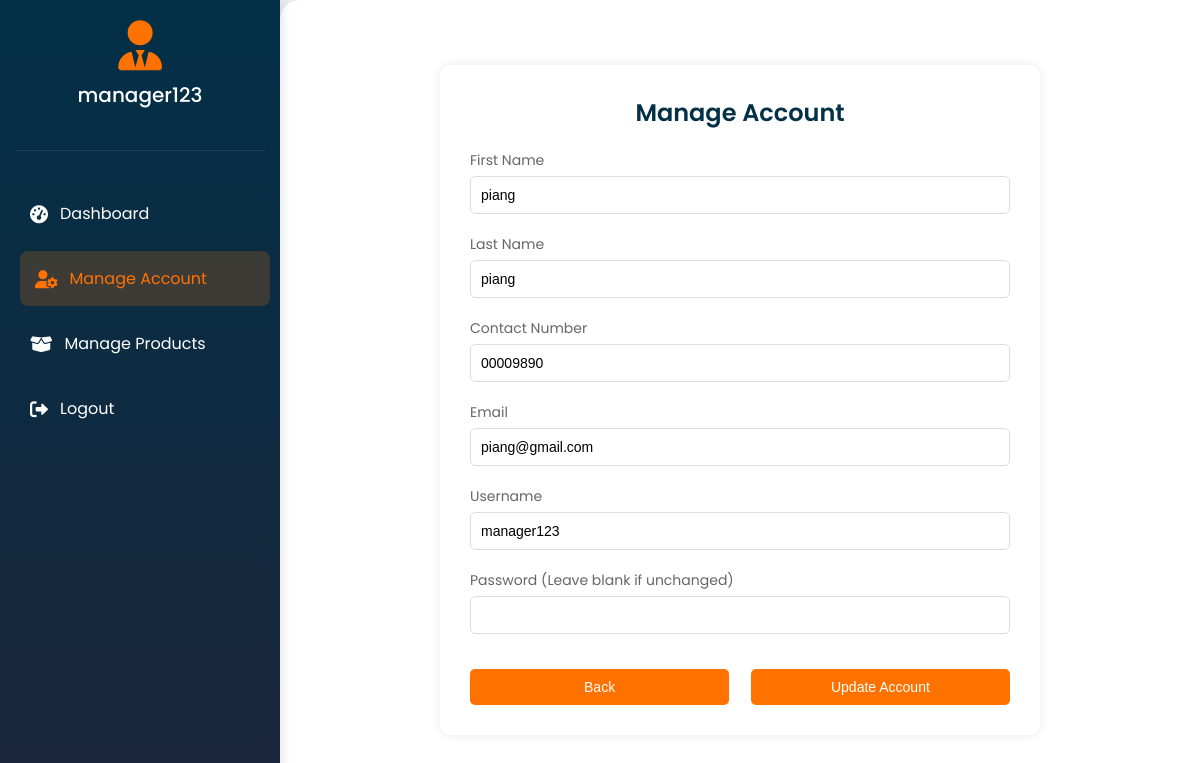
/storemanager/manage_account.php (signed in), run on the app's committed database.
### tables this page shows
CREATE TABLE `useraccount` (
  `UserAccountID` int(11) NOT NULL,
  `Username` varchar(255) NOT NULL,
  `Password` varchar(255) NOT NULL,
  `Email` varchar(255) NOT NULL,
  `PhoneNumber` varchar(20) DEFAULT NULL,
  `UserFirstName` varchar(255) DEFAULT NULL,
  `UserLastName` varchar(255) DEFAULT NULL,
  `UserType` enum('customer','store_manager','admin','superadmin') NOT NULL,
  `BusinessID` int(11) DEFAULT NULL,
  `StoreID` int(11) DEFAULT NULL,
  `status` enum('active','inactive') DEFAULT 'active'
);

### storemanager/manage_account.php (the view, shortened to what this page needs)
<?php
include '../conn/conn.php';
$user_id = (int)$_SESSION['user_id'];
$sql_user = "SELECT UserFirstName, UserLastName, PhoneNumber, Email, Username FROM UserAccount WHERE UserAccountID = ?";
$stmt_user = $conn->prepare($sql_user);
$stmt_user->bind_param("i", $user_id);
$stmt_user->execute();
$result_user = $stmt_user->get_result();
if ($result_user->num_rows > 0) {
    $user = $result_user->fetch_assoc();
} else {
    echo "<script>alert('User not found.'); window.location.href = 'store_manager_dashboard.php';</script>";
    exit();
}
?>
<!DOCTYPE html>
<html lang="en">
<head>
    <link rel="stylesheet" href="https://cdnjs.cloudflare.com/ajax/libs/font-awesome/6.0.0-beta3/css/all.min.css">
</head>
<body>
    <div class="hamburger">
        <i class="fas fa-bars"></i>
    </div>
    <div class="sidebar">
        <div class="profile">
            <i class="fas fa-user-tie"></i>
            <h2><?php echo htmlspecialchars($_SESSION['username']); ?></h2>
        </div>
        <a href="store_manager_dashboard.php"><i class="fas fa-tachometer-alt"></i> Dashboard</a>
        <a href="manage_account.php"><i class="fas fa-user-cog"></i> Manage Account</a>
        <a href="manage_product.php"><i class="fas fa-box-open"></i> Manage Products</a>
        <a href="logout.php"><i class="fas fa-sign-out-alt"></i> Logout</a>
    </div>
    <div class="content">
        <div class="container">
            <h2>Manage Account</h2>
            <form method="POST" action="manage_account.php">
                <label for="first_name">First Name</label>
                <input type="text" id="first_name" name="first_name" value="<?php echo htmlspecialchars($user['UserFirstName']); ?>" required>
                <label for="last_name">Last Name</label>
                <input type="text" id="last_name" name="last_name" value="<?php echo htmlspecialchars($user['UserLastName']); ?>" required>
                <label for="contact_number">Contact Number</label>
                <input type="text" id="contact_number" name="contact_number" value="<?php echo htmlspecialchars($user['PhoneNumber']); ?>" required>
                <label for="email">Email</label>
                <input type="email" id="email" name="email" value="<?php echo htmlspecialchars($user['Email']); ?>" required>
                <label for="username">Username</label>
                <input type="text" id="username" name="username" value="<?php echo htmlspecialchars($user['Username']); ?>" required>
                <label for="password">Password (Leave blank if unchanged)</label>
                <input type="password" id="password" name="password">
                <div class="button-group">
                    <button type="button" onclick="window.location.href='store_manager_dashboard.php';">Back</button>
                    <button type="submit">Update Account</button>
                </div>
            </form>
        </div>
    </div>
</body>
</html>

### storemanager/manage_account.php (style rules this page uses)
* { margin: 0; padding: 0; box-sizing: border-box; }
body { font-family: 'Poppins', sans-serif; background: linear-gradient(135deg, #f5f7fa 0%, #c3cfe2 100%); min-height: 100vh; }
.hamburger { font-size: 28px; position: fixed; top: 20px; left: 20px; cursor: pointer; z-index: 1000; color: #023047; transition: all 0.3s ease; }
.sidebar { position: fixed; height: 100vh; width: 280px; background: linear-gradient(180deg, #023047 0%, #1b263b 100%); display: flex; flex-direction: column; padding: 20px 15px; color: #fff; transition: all 0.3s ease; box-shadow: 2px 0 10px rgba(0, 0, 0, 0.1); }
.sidebar .profile { text-align: center; margin-bottom: 30px; padding-bottom: 20px; border-bottom: 1px solid rgba(255, 255, 255, 0.1); }
.sidebar .profile i { font-size: 50px; color: #ff7200; margin-bottom: 10px; }
.sidebar .profile h2 { font-size: 20px; color: #fff; font-weight: 500; }
.sidebar a { padding: 15px; text-decoration: none; font-size: 16px; color: #fff; display: flex; align-items: center; transition: all 0.3s ease; border-radius: 8px; margin: 5px 0; }
.sidebar a:hover, .sidebar a.active { background: rgba(255, 114, 0, 0.2); color: #ff7200; transform: translateX(5px); }
.sidebar a i { margin-right: 12px; font-size: 18px; }
.content { margin-left: 280px; padding: 40px; transition: all 0.3s ease; min-height: 100vh; background: #fff; border-radius: 20px 0 0 20px; box-shadow: -5px 0 15px rgba(0, 0, 0, 0.05); display: flex; justify-content: center; align-items: center; }
.container { width: 600px; background: #fff; padding: 30px; border-radius: 10px; box-shadow: 0 0 10px rgba(0, 0, 0, 0.1); }
h2 { color: #023047; font-size: 24px; font-weight: 600; text-align: center; margin-bottom: 20px; }
label { color: #666; font-size: 14px; display: block; margin: 5px 0; }
input[type="text"], input[type="email"], input[type="password"] { width: 100%; padding: 10px; margin-bottom: 15px; border-radius: 5px; border: 1px solid #ddd; font-size: 14px; }
.button-group { display: flex; justify-content: space-between; margin-top: 20px; }
.button-group button { width: 48%; padding: 10px; background-color: #ff7200; color: #fff; border: none; border-radius: 5px; cursor: pointer; font-size: 14px; }

### data on the page
useraccount: first_name "piang", last_name "piang", contact_number "00009890", email "piang@gmail.com", username "manager123"

### other printed values
$_SESSION['username'] "manager123"
